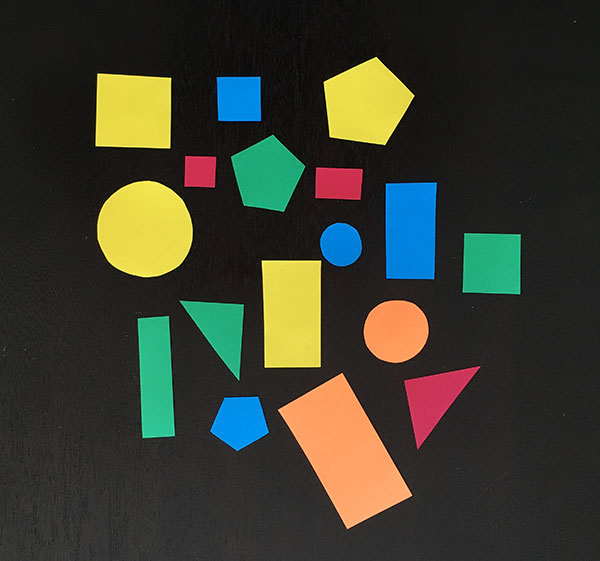
#> input picture cv/shapes_and_colors.jpg, 600 x 561 px
$ python opencv_tutorial_02.py --image shapes_and_colors.jpg
#> lines starting #> are read from the running program, lines starting #| are printed output that depends on the picture; after the words box and inside, x2 and y2 are one past the last pixel; in counts of white or black regions, pixels touching at a corner belong together
# USAGE
# python opencv_tutorial_02.py --image tetris_blocks.png

# import the necessary packages
import argparse
import imutils
import cv2

# construct the argument parser and parse the arguments
ap = argparse.ArgumentParser()
ap.add_argument("-i", "--image", required=True,
                help="path to input image")
args = vars(ap.parse_args())

# load the input image (whose path was supplied via command line
# argument) and display the image to our screen
image = cv2.imread(args["image"])
#> image is the input picture: shape (561, 600, 3); mean B, G, R 47.2, 60.1, 58.4
cv2.imshow("Image", image)
cv2.waitKey(0)

# convert the image to grayscale
gray = cv2.cvtColor(image, cv2.COLOR_BGR2GRAY)
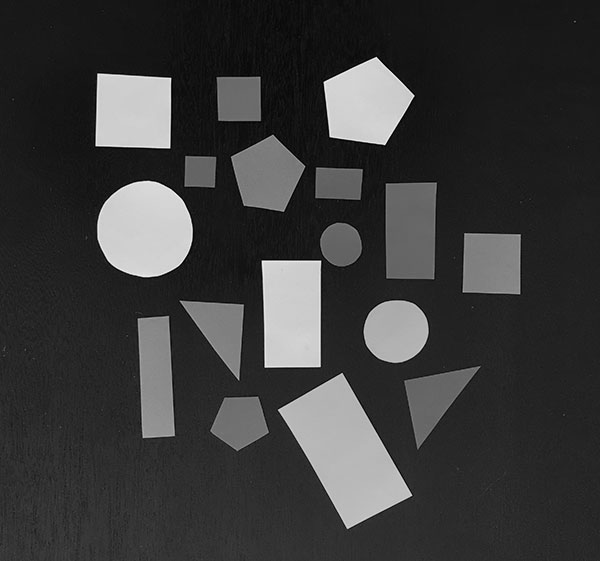
#> gray: shape (561, 600); min 0, max 243, mean 58.1
cv2.imshow("Gray", gray)
cv2.waitKey(0)

# applying edge detection we can find the outlines of objects in
# images
edged = cv2.Canny(gray, 30, 150)
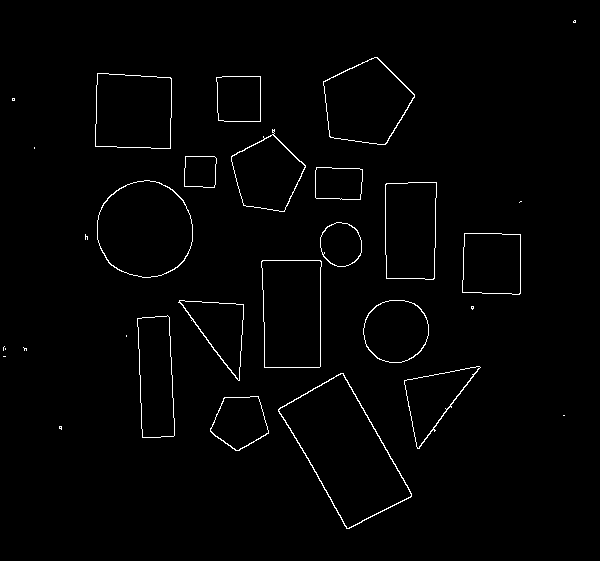
#> edged: shape (561, 600); 1.4% white in thin lines or dots, all inside (x1, y1, x2, y2) = (3, 20, 576, 529)
cv2.imshow("Edged", edged)
cv2.waitKey(0)

# threshold the image by setting all pixel values less than 225
# to 255 (white; foreground) and all pixel values >= 225 to 255
# (black; background), thereby segmenting the image
thresh = cv2.threshold(gray, 225, 255, cv2.THRESH_BINARY_INV)[1]
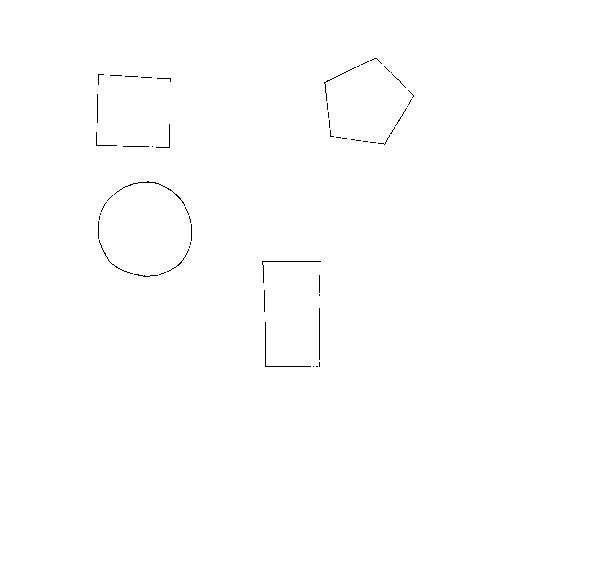
#> thresh: shape (561, 600); 99.7% white; black in thin lines or dots, all inside (x1, y1, x2, y2) = (96, 58, 414, 367)
cv2.imshow("Thresh", thresh)
cv2.waitKey(0)

# find contours (i.e., outlines) of the foreground objects in the
# thresholded image
cnts = cv2.findContours(thresh.copy(), cv2.RETR_EXTERNAL,
                        cv2.CHAIN_APPROX_SIMPLE)
#> cnts = 1 contour; box (x1, y1, x2, y2) and area: (0, 0, 600, 561) 335440
cnts = imutils.grab_contours(cnts)
#> cnts = [[[0, 0], [0, 560], [599, 560], [599, 0]]]
output = image.copy()

# loop over the contours
for c in cnts:
    # draw each contour on the output image with a 3px thick purple
    # outline, then display the output contours one at a time
    cv2.drawContours(output, [c], -1, (240, 0, 159), 3)
    cv2.imshow("Contours", output)
    cv2.waitKey(0)
#> this loop made 1 pass
#> c on pass 1: [[0, 0], [0, 560], [599, 560], [599, 0]]
#> pass 1, `cv2.imshow("Contours", output)`:
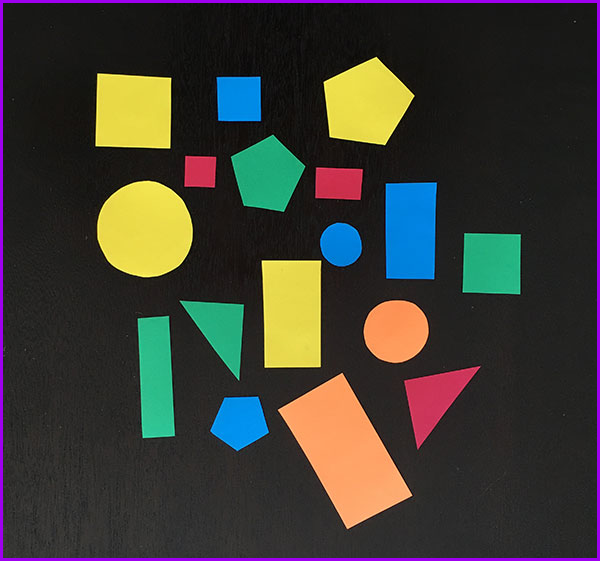
#> window 'Contours': shape (561, 600, 3); mean B, G, R 51.4, 59.4, 60.9

# draw the total number of contours found in purple
text = f"I found {len(cnts)} objects!"
#> text = 'I found 1 objects!'
cv2.putText(output, text, (10, 25),  cv2.FONT_HERSHEY_SIMPLEX, 0.7,
            (240, 0, 159), 2)
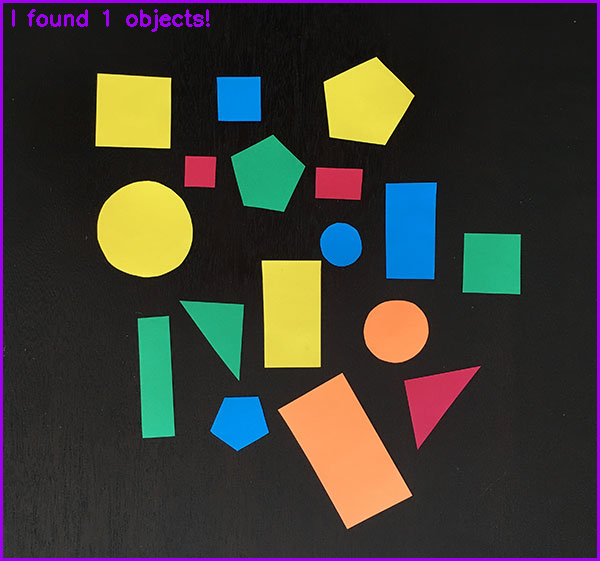
#> output: shape (561, 600, 3); 0.36% of pixels changed, all inside (x1, y1, x2, y2) = (12, 9, 210, 32)
cv2.imshow("Contours", output)
cv2.waitKey(0)

# we apply erosions to reduce the size of foreground objects
mask = thresh.copy()
mask = cv2.erode(mask, None, iterations=5)
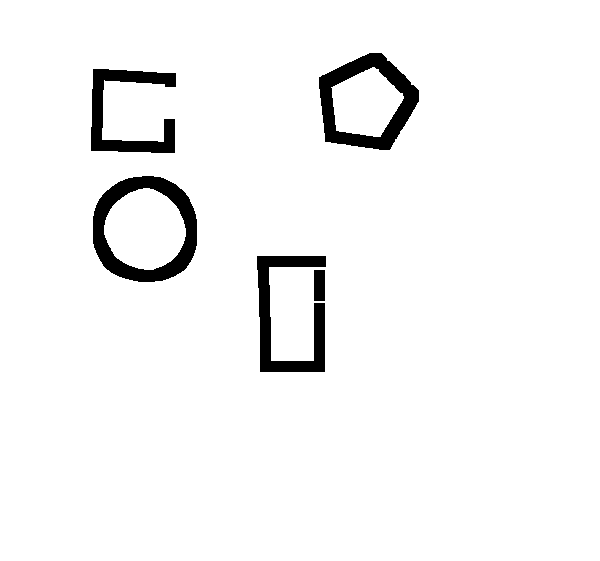
#> mask: shape (561, 600); 95.8% white; 5 black regions, box (x1, y1, x2, y2) and area: (93, 176, 197, 282) 4019, (319, 53, 419, 150) 3661, (257, 256, 326, 372) 3152, (91, 69, 176, 153) 2819, (314, 270, 325, 301) 341
cv2.imshow("Eroded", mask)
cv2.waitKey(0)

# similarly, dilations can increase the size of the ground objects
mask = thresh.copy()
mask = cv2.dilate(mask, None, iterations=5)
#> mask: shape (561, 600); every value is 255
cv2.imshow("Dilated", mask)
cv2.waitKey(0)

# a typical operation we may want to apply is to take our mask and
# apply a bitwise AND to our input image, keeping only the masked regions
mask = thresh.copy()
output = cv2.bitwise_and(image, image, mask=mask)
cv2.imshow("Output", output)
cv2.waitKey(0)
